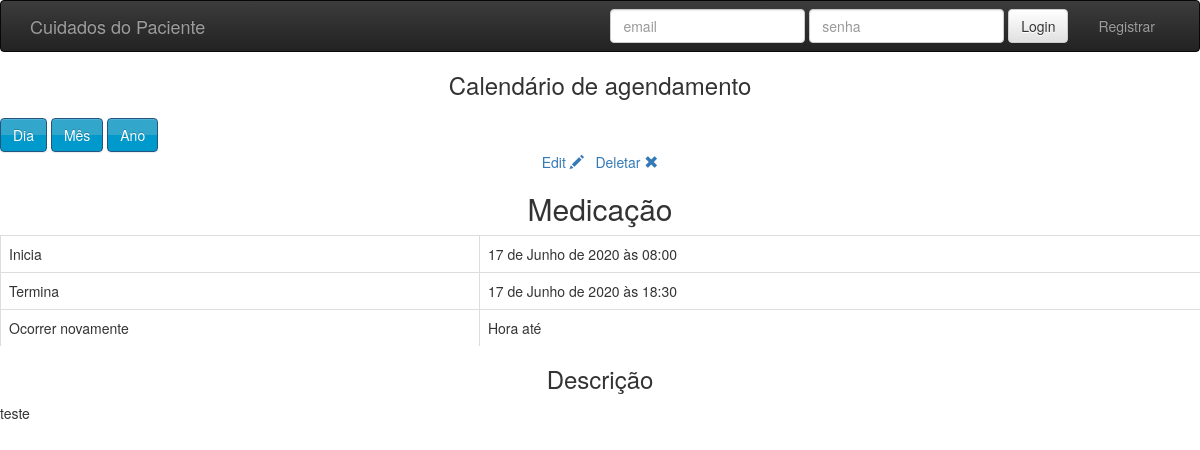
The app's page /schedule/event/1/ with its own data.
### schedule/models/events.py (models this page shows, shortened)
class Event(models.Model):
    start = models.DateTimeField(_("start"), db_index=True)
    end = models.DateTimeField(
        _("end"),
        db_index=True,
        help_text=_("The end time must be later than the start time."),
    )
    title = models.CharField(_("title"), max_length=255)
    description = models.TextField(_("description"), blank=True)
    creator = models.ForeignKey(
        django_settings.AUTH_USER_MODEL,
        on_delete=models.SET_NULL,
        null=True,
        blank=True,
        verbose_name=_("creator"),
        related_name="creator",
    )
    created_on = models.DateTimeField(_("created on"), auto_now_add=True)
    updated_on = models.DateTimeField(_("updated on"), auto_now=True)
    rule = models.ForeignKey(
        Rule,
        on_delete=models.SET_NULL,
        null=True,
        blank=True,
        verbose_name=_("rule"),
        help_text=_("Select '----' for a one time only event."),
    )
    end_recurring_period = models.DateTimeField(
        _("end recurring period"),
        null=True,
        blank=True,
        db_index=True,
        help_text=_("This date is ignored for one time only events."),
    )
    calendar = models.ForeignKey(
        Calendar, on_delete=models.CASCADE, verbose_name=_("calendar")
    )
    color_event = models.CharField(_("Color event"), blank=True, max_length=10)
    objects = EventManager()
    class Meta:
        verbose_name = _("event")
        verbose_name_plural = _("events")
        index_together = (("start", "end"),)

### schedule/models/rules.py (models this page shows, shortened)
class Rule(models.Model):
    name = models.CharField(_("name"), max_length=32)
    description = models.TextField(_("description"))
    frequency = models.CharField(_("frequency"), choices=freqs, max_length=10)
    params = models.TextField(_("params"), blank=True)
    _week_days = {"MO": MO, "TU": TU, "WE": WE, "TH": TH, "FR": FR, "SA": SA, "SU": SU}
    class Meta:
        verbose_name = _("rule")
        verbose_name_plural = _("rules")

### schedule/views.py (the view)
# urls.py: url(r"^event/(?P<event_id>\d+)/$", EventView.as_view(), name="event"),
class EventView(EventMixin, DetailView):
    template_name = "schedule/event.html"

### schedule/templatetags/scheduletags.py (called while the page is built)
@register.simple_tag
def querystring_for_date(date, num=6):
    qs_parts = [
        ("year", date.year),
        ("month", date.month),
        ("day", date.day),
        ("hour", date.hour),
        ("minute", date.minute),
        ("second", date.second),
    ]
    query_string = "?" + urlencode(qs_parts[:num])
    return escape(query_string)

### schedule/utils.py (called while the page is built, shortened)
def check_calendar_permissions(function):
    @wraps(function)
    def decorator(request, *args, **kwargs):
        return function(request, *args, **kwargs)
    return decorator

### schedule/templates/schedule/event.html (shortened to what this page needs)
{% extends "base_calendar.html" %}
{% load i18n scheduletags %}
{% block body %}
<div class="navigation">
  <a class="btn btn-primary gradient" href="{% url "day_calendar" event.calendar.slug %}{% querystring_for_date event.start 3 %}">
    {% trans "Dia" %}
  </a>
  <a class="btn btn-primary gradient" href="{% url "month_calendar" event.calendar.slug %}{% querystring_for_date event.start 2 %}">
    {% trans "Mês" %}
  </a>
  <a class="btn btn-primary gradient" href="{% url "year_calendar" event.calendar.slug %}{% querystring_for_date event.start 1 %}">
    {% trans "Ano" %}
  </a>
</div>
<div class="event_actions" align="center">
  <a href="{% url "edit_event" event.calendar.slug event.id %}">
   {% trans "Edit" %} <span class="glyphicon glyphicon-pencil"></span>
  </a>
  <a href="{% url "delete_event" event.id %}">
   {% trans "Delete" %} <span class="glyphicon glyphicon-remove"></span>
  </a>
</div>
<h2 align="center">{{event.title}}</h2>
<table align="center" class="table table-hover">
<tr>
<td>{% trans "Starts" %}</td>
<td>{% blocktrans with event.start|date:_("DATETIME_FORMAT") as start_date %}{{ start_date }}{% endblocktrans %}</td>
</tr>
<tr>
<td>{% trans "Ends" %}</td>
<td>{% blocktrans with event.end|date:_("DATETIME_FORMAT") as end_date %}{{ end_date }}{% endblocktrans %}</td>
</tr>
<tr>
<td>{% trans "Reoccurs" %}</td>
{% if event.rule %}
<td>{{ event.rule.name }} {% trans "until" %} {% blocktrans with event.end_recurring_period|date:_("DATETIME_FORMAT") as end_recurring_date %}{{ end_recurring_date }}{% endblocktrans %}</td>
{% else %}
<td>{% trans "Never. This is a 'one time only' event." %}</td>
{% endif %}
</tr></table>
{% if event.description %}
<h3>{% trans "Description" %}</h3>
<p>{{event.description}}</p>
{% endif %}
{% endblock %}

### schedule/static/schedule.css (style rules this page uses)
body { font-family: "Helvetica Neue",Helvetica,Arial,sans-serif; }
h1, h2, h3, h4, h5, h6 { text-align: center; }
a { color: #000; }
table, th, td { border-left: 1px solid #dddddd;; }
.btn-primary.gradient { background: -moz-linear-gradient(top, #33a6cc 50%, #0099cc 50%); background: -webkit-gradient(linear, left top, left bottom, color-stop(50%,#33a6cc), color-stop(50%,#0099cc)); background: -webkit-linear-gradient(top, #33a6cc 50%,#0099cc 50%); background: -o-linear-gradient(top, #33a6cc 50%,#0099cc 50%); background: -ms-linear-gradient(top, #33a6cc 50%,#0099cc 50%); background: linear-gradient(to bottom, #33a6cc 50%,#0099cc 50%); filter: progid:DXImageTransform.Microsoft.gradient( startColorstr='#33a6cc', endColorstr='#0099cc',GradientType=0 ); }

### records on screen
Event: title "Medicação", rule.name "Hora", description "teste"
